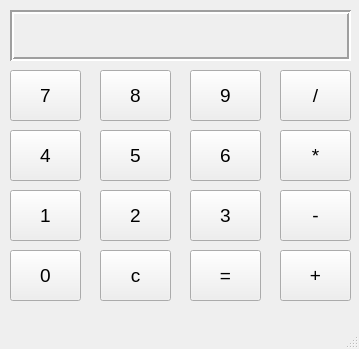
<?xml version="1.0" encoding="UTF-8"?>
<ui version="4.0">
 <class>calc</class>
 <widget class="QMainWindow" name="calc">
  <property name="geometry">
   <rect>
    <x>0</x>
    <y>0</y>
    <width>359</width>
    <height>349</height>
   </rect>
  </property>
  <property name="windowTitle">
   <string>MainWindow</string>
  </property>
  <widget class="QWidget" name="centralwidget">
   <widget class="QLabel" name="outputlabel">
    <property name="geometry">
     <rect>
      <x>10</x>
      <y>10</y>
      <width>341</width>
      <height>51</height>
     </rect>
    </property>
    <property name="frameShape">
     <enum>QFrame::Box</enum>
    </property>
    <property name="frameShadow">
     <enum>QFrame::Sunken</enum>
    </property>
    <property name="lineWidth">
     <number>2</number>
    </property>
    <property name="text">
     <string/>
    </property>
   </widget>
   <widget class="QPushButton" name="pushButton">
    <property name="geometry">
     <rect>
      <x>10</x>
      <y>70</y>
      <width>71</width>
      <height>51</height>
     </rect>
    </property>
    <property name="font">
     <font>
      <pointsize>14</pointsize>
     </font>
    </property>
    <property name="text">
     <string>7</string>
    </property>
   </widget>
   <widget class="QPushButton" name="pushButton_2">
    <property name="geometry">
     <rect>
      <x>100</x>
      <y>70</y>
      <width>71</width>
      <height>51</height>
     </rect>
    </property>
    <property name="font">
     <font>
      <pointsize>14</pointsize>
     </font>
    </property>
    <property name="text">
     <string>8</string>
    </property>
   </widget>
   <widget class="QPushButton" name="pushButton_3">
    <property name="geometry">
     <rect>
      <x>190</x>
      <y>70</y>
      <width>71</width>
      <height>51</height>
     </rect>
    </property>
    <property name="font">
     <font>
      <pointsize>14</pointsize>
     </font>
    </property>
    <property name="text">
     <string>9</string>
    </property>
   </widget>
   <widget class="QPushButton" name="divButton">
    <property name="geometry">
     <rect>
      <x>280</x>
      <y>70</y>
      <width>71</width>
      <height>51</height>
     </rect>
    </property>
    <property name="font">
     <font>
      <pointsize>14</pointsize>
     </font>
    </property>
    <property name="text">
     <string>/</string>
    </property>
   </widget>
   <widget class="QPushButton" name="pushButton_5">
    <property name="geometry">
     <rect>
      <x>100</x>
      <y>130</y>
      <width>71</width>
      <height>51</height>
     </rect>
    </property>
    <property name="font">
     <font>
      <pointsize>14</pointsize>
     </font>
    </property>
    <property name="text">
     <string>5</string>
    </property>
   </widget>
   <widget class="QPushButton" name="mulButton">
    <property name="geometry">
     <rect>
      <x>280</x>
      <y>130</y>
      <width>71</width>
      <height>51</height>
     </rect>
    </property>
    <property name="font">
     <font>
      <pointsize>14</pointsize>
     </font>
    </property>
    <property name="text">
     <string>*</string>
    </property>
   </widget>
   <widget class="QPushButton" name="pushButton_7">
    <property name="geometry">
     <rect>
      <x>10</x>
      <y>130</y>
      <width>71</width>
      <height>51</height>
     </rect>
    </property>
    <property name="font">
     <font>
      <pointsize>14</pointsize>
     </font>
    </property>
    <property name="text">
     <string>4</string>
    </property>
   </widget>
   <widget class="QPushButton" name="pushButton_8">
    <property name="geometry">
     <rect>
      <x>190</x>
      <y>130</y>
      <width>71</width>
      <height>51</height>
     </rect>
    </property>
    <property name="font">
     <font>
      <pointsize>14</pointsize>
     </font>
    </property>
    <property name="text">
     <string>6</string>
    </property>
   </widget>
   <widget class="QPushButton" name="pushButton_9">
    <property name="geometry">
     <rect>
      <x>100</x>
      <y>190</y>
      <width>71</width>
      <height>51</height>
     </rect>
    </property>
    <property name="font">
     <font>
      <pointsize>14</pointsize>
     </font>
    </property>
    <property name="text">
     <string>2</string>
    </property>
   </widget>
   <widget class="QPushButton" name="subButton">
    <property name="geometry">
     <rect>
      <x>280</x>
      <y>190</y>
      <width>71</width>
      <height>51</height>
     </rect>
    </property>
    <property name="font">
     <font>
      <pointsize>14</pointsize>
     </font>
    </property>
    <property name="text">
     <string>-</string>
    </property>
   </widget>
   <widget class="QPushButton" name="pushButton_11">
    <property name="geometry">
     <rect>
      <x>10</x>
      <y>190</y>
      <width>71</width>
      <height>51</height>
     </rect>
    </property>
    <property name="font">
     <font>
      <pointsize>14</pointsize>
     </font>
    </property>
    <property name="text">
     <string>1</string>
    </property>
   </widget>
   <widget class="QPushButton" name="pushButton_12">
    <property name="geometry">
     <rect>
      <x>190</x>
      <y>190</y>
      <width>71</width>
      <height>51</height>
     </rect>
    </property>
    <property name="font">
     <font>
      <pointsize>14</pointsize>
     </font>
    </property>
    <property name="text">
     <string>3</string>
    </property>
   </widget>
   <widget class="QPushButton" name="pushButton_13">
    <property name="geometry">
     <rect>
      <x>10</x>
      <y>250</y>
      <width>71</width>
      <height>51</height>
     </rect>
    </property>
    <property name="font">
     <font>
      <pointsize>14</pointsize>
     </font>
    </property>
    <property name="text">
     <string>0</string>
    </property>
   </widget>
   <widget class="QPushButton" name="clrearButton">
    <property name="geometry">
     <rect>
      <x>100</x>
      <y>250</y>
      <width>71</width>
      <height>51</height>
     </rect>
    </property>
    <property name="font">
     <font>
      <pointsize>14</pointsize>
     </font>
    </property>
    <property name="text">
     <string>c</string>
    </property>
   </widget>
   <widget class="QPushButton" name="addButton">
    <property name="geometry">
     <rect>
      <x>280</x>
      <y>250</y>
      <width>71</width>
      <height>51</height>
     </rect>
    </property>
    <property name="font">
     <font>
      <pointsize>14</pointsize>
     </font>
    </property>
    <property name="text">
     <string>+</string>
    </property>
   </widget>
   <widget class="QPushButton" name="resultButton">
    <property name="geometry">
     <rect>
      <x>190</x>
      <y>250</y>
      <width>71</width>
      <height>51</height>
     </rect>
    </property>
    <property name="font">
     <font>
      <pointsize>14</pointsize>
     </font>
    </property>
    <property name="text">
     <string>=</string>
    </property>
   </widget>
  </widget>
  <widget class="QMenuBar" name="menubar">
   <property name="geometry">
    <rect>
     <x>0</x>
     <y>0</y>
     <width>359</width>
     <height>22</height>
    </rect>
   </property>
  </widget>
  <widget class="QStatusBar" name="statusbar"/>
 </widget>
 <resources/>
 <connections/>
</ui>
